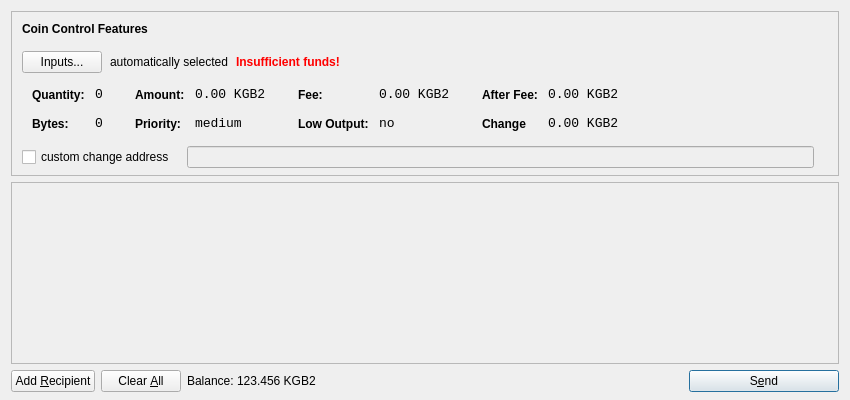
<?xml version="1.0" encoding="UTF-8"?>
<ui version="4.0">
 <class>SendCoinsDialog</class>
 <widget class="QDialog" name="SendCoinsDialog">
  <property name="geometry">
   <rect>
    <x>0</x>
    <y>0</y>
    <width>850</width>
    <height>400</height>
   </rect>
  </property>
  <property name="windowTitle">
   <string>Send Coins</string>
  </property>
  <layout class="QVBoxLayout" name="verticalLayout" stretch="0,1,0">
   <property name="bottomMargin">
    <number>8</number>
   </property>
   <item>
    <widget class="QFrame" name="frameCoinControl">
     <property name="sizePolicy">
      <sizepolicy hsizetype="Expanding" vsizetype="Expanding">
       <horstretch>0</horstretch>
       <verstretch>0</verstretch>
      </sizepolicy>
     </property>
     <property name="maximumSize">
      <size>
       <width>16777215</width>
       <height>16777215</height>
      </size>
     </property>
     <property name="frameShape">
      <enum>QFrame::StyledPanel</enum>
     </property>
     <property name="frameShadow">
      <enum>QFrame::Sunken</enum>
     </property>
     <layout class="QVBoxLayout" name="verticalLayoutCoinControl2">
      <property name="spacing">
       <number>-1</number>
      </property>
      <property name="leftMargin">
       <number>0</number>
      </property>
      <property name="topMargin">
       <number>0</number>
      </property>
      <property name="rightMargin">
       <number>0</number>
      </property>
      <property name="bottomMargin">
       <number>6</number>
      </property>
      <item>
       <layout class="QVBoxLayout" name="verticalLayoutCoinControl" stretch="0,0,0,0,1">
        <property name="spacing">
         <number>0</number>
        </property>
        <property name="leftMargin">
         <number>10</number>
        </property>
        <property name="topMargin">
         <number>10</number>
        </property>
        <item>
         <layout class="QHBoxLayout" name="horizontalLayoutCoinControl1">
          <property name="bottomMargin">
           <number>15</number>
          </property>
          <item>
           <widget class="QLabel" name="labelCoinControlFeatures">
            <property name="sizePolicy">
             <sizepolicy hsizetype="Preferred" vsizetype="Maximum">
              <horstretch>0</horstretch>
              <verstretch>0</verstretch>
             </sizepolicy>
            </property>
            <property name="font">
             <font>
              <weight>75</weight>
              <bold>true</bold>
             </font>
            </property>
            <property name="styleSheet">
             <string notr="true">font-weight:bold;</string>
            </property>
            <property name="text">
             <string>Coin Control Features</string>
            </property>
           </widget>
          </item>
         </layout>
        </item>
        <item>
         <layout class="QHBoxLayout" name="horizontalLayoutCoinControl2" stretch="0,0,0,0">
          <property name="spacing">
           <number>8</number>
          </property>
          <property name="bottomMargin">
           <number>10</number>
          </property>
          <item>
           <widget class="QPushButton" name="pushButtonCoinControl">
            <property name="styleSheet">
             <string notr="true"/>
            </property>
            <property name="text">
             <string>Inputs...</string>
            </property>
           </widget>
          </item>
          <item>
           <widget class="QLabel" name="labelCoinControlAutomaticallySelected">
            <property name="text">
             <string>automatically selected</string>
            </property>
            <property name="margin">
             <number>5</number>
            </property>
           </widget>
          </item>
          <item>
           <widget class="QLabel" name="labelCoinControlInsuffFunds">
            <property name="font">
             <font>
              <weight>75</weight>
              <bold>true</bold>
             </font>
            </property>
            <property name="styleSheet">
             <string notr="true">color:red;font-weight:bold;</string>
            </property>
            <property name="text">
             <string>Insufficient funds!</string>
            </property>
            <property name="margin">
             <number>5</number>
            </property>
           </widget>
          </item>
          <item>
           <spacer name="horizontalSpacerCoinControl">
            <property name="orientation">
             <enum>Qt::Horizontal</enum>
            </property>
            <property name="sizeHint" stdset="0">
             <size>
              <width>40</width>
              <height>1</height>
             </size>
            </property>
           </spacer>
          </item>
         </layout>
        </item>
        <item>
         <widget class="QWidget" name="widgetCoinControl" native="true">
          <property name="sizePolicy">
           <sizepolicy hsizetype="Preferred" vsizetype="Preferred">
            <horstretch>0</horstretch>
            <verstretch>0</verstretch>
           </sizepolicy>
          </property>
          <property name="minimumSize">
           <size>
            <width>0</width>
            <height>0</height>
           </size>
          </property>
          <property name="styleSheet">
           <string notr="true"/>
          </property>
          <layout class="QHBoxLayout" name="horizontalLayoutCoinControl5">
           <property name="margin">
            <number>0</number>
           </property>
           <item>
            <layout class="QHBoxLayout" name="horizontalLayoutCoinControl3" stretch="0,0,0,1">
             <property name="spacing">
              <number>20</number>
             </property>
             <property name="topMargin">
              <number>0</number>
             </property>
             <property name="bottomMargin">
              <number>10</number>
             </property>
             <item>
              <layout class="QFormLayout" name="formLayoutCoinControl1">
               <property name="horizontalSpacing">
                <number>10</number>
               </property>
               <property name="verticalSpacing">
                <number>14</number>
               </property>
               <property name="leftMargin">
                <number>10</number>
               </property>
               <property name="topMargin">
                <number>4</number>
               </property>
               <property name="rightMargin">
                <number>6</number>
               </property>
               <item row="0" column="0">
                <widget class="QLabel" name="labelCoinControlQuantityText">
                 <property name="styleSheet">
                  <string notr="true">font-weight:bold;</string>
                 </property>
                 <property name="text">
                  <string>Quantity:</string>
                 </property>
                 <property name="margin">
                  <number>0</number>
                 </property>
                </widget>
               </item>
               <item row="0" column="1">
                <widget class="QLabel" name="labelCoinControlQuantity">
                 <property name="font">
                  <font>
                   <family>Monospace</family>
                   <pointsize>10</pointsize>
                  </font>
                 </property>
                 <property name="cursor">
                  <cursorShape>IBeamCursor</cursorShape>
                 </property>
                 <property name="contextMenuPolicy">
                  <enum>Qt::ActionsContextMenu</enum>
                 </property>
                 <property name="text">
                  <string>0</string>
                 </property>
                 <property name="margin">
                  <number>0</number>
                 </property>
                 <property name="textInteractionFlags">
                  <set>Qt::LinksAccessibleByMouse|Qt::TextSelectableByKeyboard|Qt::TextSelectableByMouse</set>
                 </property>
                </widget>
               </item>
               <item row="1" column="0">
                <widget class="QLabel" name="labelCoinControlBytesText">
                 <property name="styleSheet">
                  <string notr="true">font-weight:bold;</string>
                 </property>
                 <property name="text">
                  <string>Bytes:</string>
                 </property>
                </widget>
               </item>
               <item row="1" column="1">
                <widget class="QLabel" name="labelCoinControlBytes">
                 <property name="font">
                  <font>
                   <family>Monospace</family>
                   <pointsize>10</pointsize>
                  </font>
                 </property>
                 <property name="cursor">
                  <cursorShape>IBeamCursor</cursorShape>
                 </property>
                 <property name="contextMenuPolicy">
                  <enum>Qt::ActionsContextMenu</enum>
                 </property>
                 <property name="text">
                  <string>0</string>
                 </property>
                 <property name="textInteractionFlags">
                  <set>Qt::LinksAccessibleByMouse|Qt::TextSelectableByKeyboard|Qt::TextSelectableByMouse</set>
                 </property>
                </widget>
               </item>
              </layout>
             </item>
             <item>
              <layout class="QFormLayout" name="formLayoutCoinControl2">
               <property name="horizontalSpacing">
                <number>10</number>
               </property>
               <property name="verticalSpacing">
                <number>14</number>
               </property>
               <property name="leftMargin">
                <number>6</number>
               </property>
               <property name="topMargin">
                <number>4</number>
               </property>
               <property name="rightMargin">
                <number>6</number>
               </property>
               <item row="0" column="0">
                <widget class="QLabel" name="labelCoinControlAmountText">
                 <property name="styleSheet">
                  <string notr="true">font-weight:bold;</string>
                 </property>
                 <property name="text">
                  <string>Amount:</string>
                 </property>
                 <property name="margin">
                  <number>0</number>
                 </property>
                </widget>
               </item>
               <item row="0" column="1">
                <widget class="QLabel" name="labelCoinControlAmount">
                 <property name="font">
                  <font>
                   <family>Monospace</family>
                   <pointsize>10</pointsize>
                  </font>
                 </property>
                 <property name="cursor">
                  <cursorShape>IBeamCursor</cursorShape>
                 </property>
                 <property name="contextMenuPolicy">
                  <enum>Qt::ActionsContextMenu</enum>
                 </property>
                 <property name="text">
                  <string>0.00 KGB2</string>
                 </property>
                 <property name="textInteractionFlags">
                  <set>Qt::LinksAccessibleByMouse|Qt::TextSelectableByKeyboard|Qt::TextSelectableByMouse</set>
                 </property>
                </widget>
               </item>
               <item row="1" column="0">
                <widget class="QLabel" name="labelCoinControlPriorityText">
                 <property name="styleSheet">
                  <string notr="true">font-weight:bold;</string>
                 </property>
                 <property name="text">
                  <string>Priority:</string>
                 </property>
                </widget>
               </item>
               <item row="1" column="1">
                <widget class="QLabel" name="labelCoinControlPriority">
                 <property name="font">
                  <font>
                   <family>Monospace</family>
                   <pointsize>10</pointsize>
                  </font>
                 </property>
                 <property name="cursor">
                  <cursorShape>IBeamCursor</cursorShape>
                 </property>
                 <property name="contextMenuPolicy">
                  <enum>Qt::ActionsContextMenu</enum>
                 </property>
                 <property name="text">
                  <string>medium</string>
                 </property>
                 <property name="textInteractionFlags">
                  <set>Qt::LinksAccessibleByMouse|Qt::TextSelectableByKeyboard|Qt::TextSelectableByMouse</set>
                 </property>
                </widget>
               </item>
              </layout>
             </item>
             <item>
              <layout class="QFormLayout" name="formLayoutCoinControl3">
               <property name="horizontalSpacing">
                <number>10</number>
               </property>
               <property name="verticalSpacing">
                <number>14</number>
               </property>
               <property name="leftMargin">
                <number>6</number>
               </property>
               <property name="topMargin">
                <number>4</number>
               </property>
               <property name="rightMargin">
                <number>6</number>
               </property>
               <item row="0" column="0">
                <widget class="QLabel" name="labelCoinControlFeeText">
                 <property name="styleSheet">
                  <string notr="true">font-weight:bold;</string>
                 </property>
                 <property name="text">
                  <string>Fee:</string>
                 </property>
                 <property name="margin">
                  <number>0</number>
                 </property>
                </widget>
               </item>
               <item row="0" column="1">
                <widget class="QLabel" name="labelCoinControlFee">
                 <property name="font">
                  <font>
                   <family>Monospace</family>
                   <pointsize>10</pointsize>
                  </font>
                 </property>
                 <property name="cursor">
                  <cursorShape>IBeamCursor</cursorShape>
                 </property>
                 <property name="contextMenuPolicy">
                  <enum>Qt::ActionsContextMenu</enum>
                 </property>
                 <property name="text">
                  <string>0.00 KGB2</string>
                 </property>
                 <property name="textInteractionFlags">
                  <set>Qt::LinksAccessibleByMouse|Qt::TextSelectableByKeyboard|Qt::TextSelectableByMouse</set>
                 </property>
                </widget>
               </item>
               <item row="1" column="0">
                <widget class="QLabel" name="labelCoinControlLowOutputText">
                 <property name="styleSheet">
                  <string notr="true">font-weight:bold;</string>
                 </property>
                 <property name="text">
                  <string>Low Output:</string>
                 </property>
                </widget>
               </item>
               <item row="1" column="1">
                <widget class="QLabel" name="labelCoinControlLowOutput">
                 <property name="font">
                  <font>
                   <family>Monospace</family>
                   <pointsize>10</pointsize>
                  </font>
                 </property>
                 <property name="cursor">
                  <cursorShape>IBeamCursor</cursorShape>
                 </property>
                 <property name="contextMenuPolicy">
                  <enum>Qt::ActionsContextMenu</enum>
                 </property>
                 <property name="text">
                  <string>no</string>
                 </property>
                 <property name="textInteractionFlags">
                  <set>Qt::LinksAccessibleByMouse|Qt::TextSelectableByKeyboard|Qt::TextSelectableByMouse</set>
                 </property>
                </widget>
               </item>
              </layout>
             </item>
             <item>
              <layout class="QFormLayout" name="formLayoutCoinControl4">
               <property name="horizontalSpacing">
                <number>10</number>
               </property>
               <property name="verticalSpacing">
                <number>14</number>
               </property>
               <property name="leftMargin">
                <number>6</number>
               </property>
               <property name="topMargin">
                <number>4</number>
               </property>
               <property name="rightMargin">
                <number>6</number>
               </property>
               <item row="0" column="0">
                <widget class="QLabel" name="labelCoinControlAfterFeeText">
                 <property name="styleSheet">
                  <string notr="true">font-weight:bold;</string>
                 </property>
                 <property name="text">
                  <string>After Fee:</string>
                 </property>
                 <property name="margin">
                  <number>0</number>
                 </property>
                </widget>
               </item>
               <item row="0" column="1">
                <widget class="QLabel" name="labelCoinControlAfterFee">
                 <property name="font">
                  <font>
                   <family>Monospace</family>
                   <pointsize>10</pointsize>
                  </font>
                 </property>
                 <property name="cursor">
                  <cursorShape>IBeamCursor</cursorShape>
                 </property>
                 <property name="contextMenuPolicy">
                  <enum>Qt::ActionsContextMenu</enum>
                 </property>
                 <property name="text">
                  <string>0.00 KGB2</string>
                 </property>
                 <property name="textInteractionFlags">
                  <set>Qt::LinksAccessibleByMouse|Qt::TextSelectableByKeyboard|Qt::TextSelectableByMouse</set>
                 </property>
                </widget>
               </item>
               <item row="1" column="0">
                <widget class="QLabel" name="labelCoinControlChangeText">
                 <property name="styleSheet">
                  <string notr="true">font-weight:bold;</string>
                 </property>
                 <property name="text">
                  <string>Change</string>
                 </property>
                </widget>
               </item>
               <item row="1" column="1">
                <widget class="QLabel" name="labelCoinControlChange">
                 <property name="font">
                  <font>
                   <family>Monospace</family>
                   <pointsize>10</pointsize>
                  </font>
                 </property>
                 <property name="cursor">
                  <cursorShape>IBeamCursor</cursorShape>
                 </property>
                 <property name="contextMenuPolicy">
                  <enum>Qt::ActionsContextMenu</enum>
                 </property>
                 <property name="text">
                  <string>0.00 KGB2</string>
                 </property>
                 <property name="textInteractionFlags">
                  <set>Qt::LinksAccessibleByMouse|Qt::TextSelectableByKeyboard|Qt::TextSelectableByMouse</set>
                 </property>
                </widget>
               </item>
              </layout>
             </item>
            </layout>
           </item>
          </layout>
         </widget>
        </item>
        <item>
         <layout class="QHBoxLayout" name="horizontalLayoutCoinControl4" stretch="0,0,0">
          <property name="spacing">
           <number>12</number>
          </property>
          <property name="sizeConstraint">
           <enum>QLayout::SetDefaultConstraint</enum>
          </property>
          <property name="topMargin">
           <number>5</number>
          </property>
          <property name="rightMargin">
           <number>5</number>
          </property>
          <item>
           <widget class="QCheckBox" name="checkBoxCoinControlChange">
            <property name="text">
             <string>custom change address</string>
            </property>
           </widget>
          </item>
          <item>
           <widget class="QLineEdit" name="lineEditCoinControlChange">
            <property name="enabled">
             <bool>false</bool>
            </property>
            <property name="sizePolicy">
             <sizepolicy hsizetype="Expanding" vsizetype="Fixed">
              <horstretch>0</horstretch>
              <verstretch>0</verstretch>
             </sizepolicy>
            </property>
           </widget>
          </item>
          <item>
           <widget class="QLabel" name="labelCoinControlChangeLabel">
            <property name="sizePolicy">
             <sizepolicy hsizetype="Preferred" vsizetype="Expanding">
              <horstretch>0</horstretch>
              <verstretch>0</verstretch>
             </sizepolicy>
            </property>
            <property name="minimumSize">
             <size>
              <width>0</width>
              <height>0</height>
             </size>
            </property>
            <property name="text">
             <string/>
            </property>
            <property name="margin">
             <number>3</number>
            </property>
           </widget>
          </item>
         </layout>
        </item>
        <item>
         <spacer name="verticalSpacerCoinControl">
          <property name="orientation">
           <enum>Qt::Vertical</enum>
          </property>
          <property name="sizeHint" stdset="0">
           <size>
            <width>800</width>
            <height>1</height>
           </size>
          </property>
         </spacer>
        </item>
       </layout>
      </item>
     </layout>
    </widget>
   </item>
   <item>
    <widget class="QScrollArea" name="scrollArea">
     <property name="widgetResizable">
      <bool>true</bool>
     </property>
     <widget class="QWidget" name="scrollAreaWidgetContents">
      <property name="geometry">
       <rect>
        <x>0</x>
        <y>0</y>
        <width>830</width>
        <height>165</height>
       </rect>
      </property>
      <layout class="QVBoxLayout" name="verticalLayout_2">
       <property name="margin">
        <number>0</number>
       </property>
       <item>
        <layout class="QVBoxLayout" name="entries">
         <property name="spacing">
          <number>6</number>
         </property>
        </layout>
       </item>
       <item>
        <spacer name="verticalSpacer">
         <property name="orientation">
          <enum>Qt::Vertical</enum>
         </property>
         <property name="sizeHint" stdset="0">
          <size>
           <width>20</width>
           <height>40</height>
          </size>
         </property>
        </spacer>
       </item>
      </layout>
     </widget>
    </widget>
   </item>
   <item>
    <layout class="QHBoxLayout" name="horizontalLayout">
     <item>
      <widget class="QPushButton" name="addButton">
       <property name="toolTip">
        <string>Send to multiple recipients at once</string>
       </property>
       <property name="text">
        <string>Add &amp;Recipient</string>
       </property>
       <property name="icon">
        <iconset resource="../bitcoin.qrc">
         <normaloff>:/icons/add</normaloff>:/icons/add</iconset>
       </property>
       <property name="autoDefault">
        <bool>false</bool>
       </property>
      </widget>
     </item>
     <item>
      <widget class="QPushButton" name="clearButton">
       <property name="sizePolicy">
        <sizepolicy hsizetype="Minimum" vsizetype="Fixed">
         <horstretch>0</horstretch>
         <verstretch>0</verstretch>
        </sizepolicy>
       </property>
       <property name="toolTip">
        <string>Remove all transaction fields</string>
       </property>
       <property name="text">
        <string>Clear &amp;All</string>
       </property>
       <property name="icon">
        <iconset resource="../bitcoin.qrc">
         <normaloff>:/icons/remove</normaloff>:/icons/remove</iconset>
       </property>
       <property name="autoRepeatDelay">
        <number>300</number>
       </property>
       <property name="autoDefault">
        <bool>false</bool>
       </property>
      </widget>
     </item>
     <item>
      <layout class="QHBoxLayout" name="horizontalLayout_2">
       <property name="spacing">
        <number>3</number>
       </property>
       <item>
        <widget class="QLabel" name="label">
         <property name="sizePolicy">
          <sizepolicy hsizetype="Preferred" vsizetype="Fixed">
           <horstretch>0</horstretch>
           <verstretch>0</verstretch>
          </sizepolicy>
         </property>
         <property name="text">
          <string>Balance:</string>
         </property>
        </widget>
       </item>
       <item>
        <widget class="QLabel" name="labelBalance">
         <property name="sizePolicy">
          <sizepolicy hsizetype="Preferred" vsizetype="Fixed">
           <horstretch>0</horstretch>
           <verstretch>0</verstretch>
          </sizepolicy>
         </property>
         <property name="cursor">
          <cursorShape>IBeamCursor</cursorShape>
         </property>
         <property name="text">
          <string>123.456 KGB2</string>
         </property>
         <property name="textInteractionFlags">
          <set>Qt::LinksAccessibleByMouse|Qt::TextSelectableByKeyboard|Qt::TextSelectableByMouse</set>
         </property>
        </widget>
       </item>
      </layout>
     </item>
     <item>
      <spacer name="horizontalSpacer">
       <property name="orientation">
        <enum>Qt::Horizontal</enum>
       </property>
       <property name="sizeHint" stdset="0">
        <size>
         <width>40</width>
         <height>20</height>
        </size>
       </property>
      </spacer>
     </item>
     <item>
      <widget class="QPushButton" name="sendButton">
       <property name="minimumSize">
        <size>
         <width>150</width>
         <height>0</height>
        </size>
       </property>
       <property name="toolTip">
        <string>Confirm the send action</string>
       </property>
       <property name="text">
        <string>S&amp;end</string>
       </property>
       <property name="icon">
        <iconset resource="../bitcoin.qrc">
         <normaloff>:/icons/send</normaloff>:/icons/send</iconset>
       </property>
       <property name="default">
        <bool>true</bool>
       </property>
      </widget>
     </item>
    </layout>
   </item>
  </layout>
 </widget>
 <resources>
  <include location="../bitcoin.qrc"/>
 </resources>
 <connections/>
</ui>
